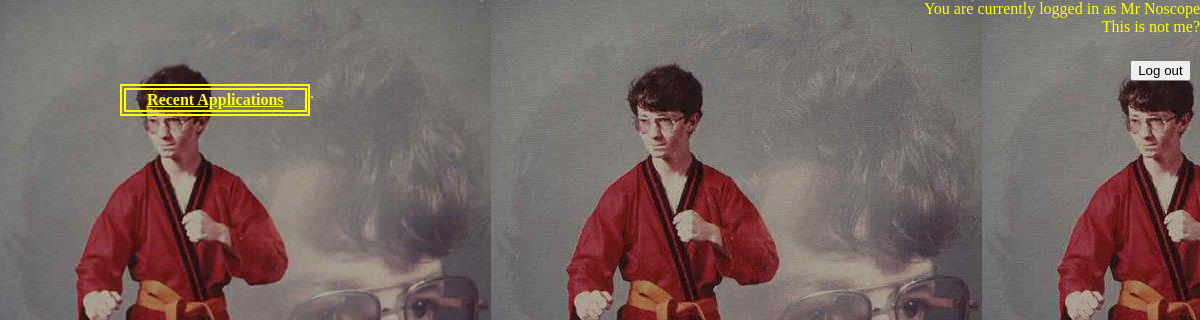
The page /committee_member.php on the database as committed earlier.
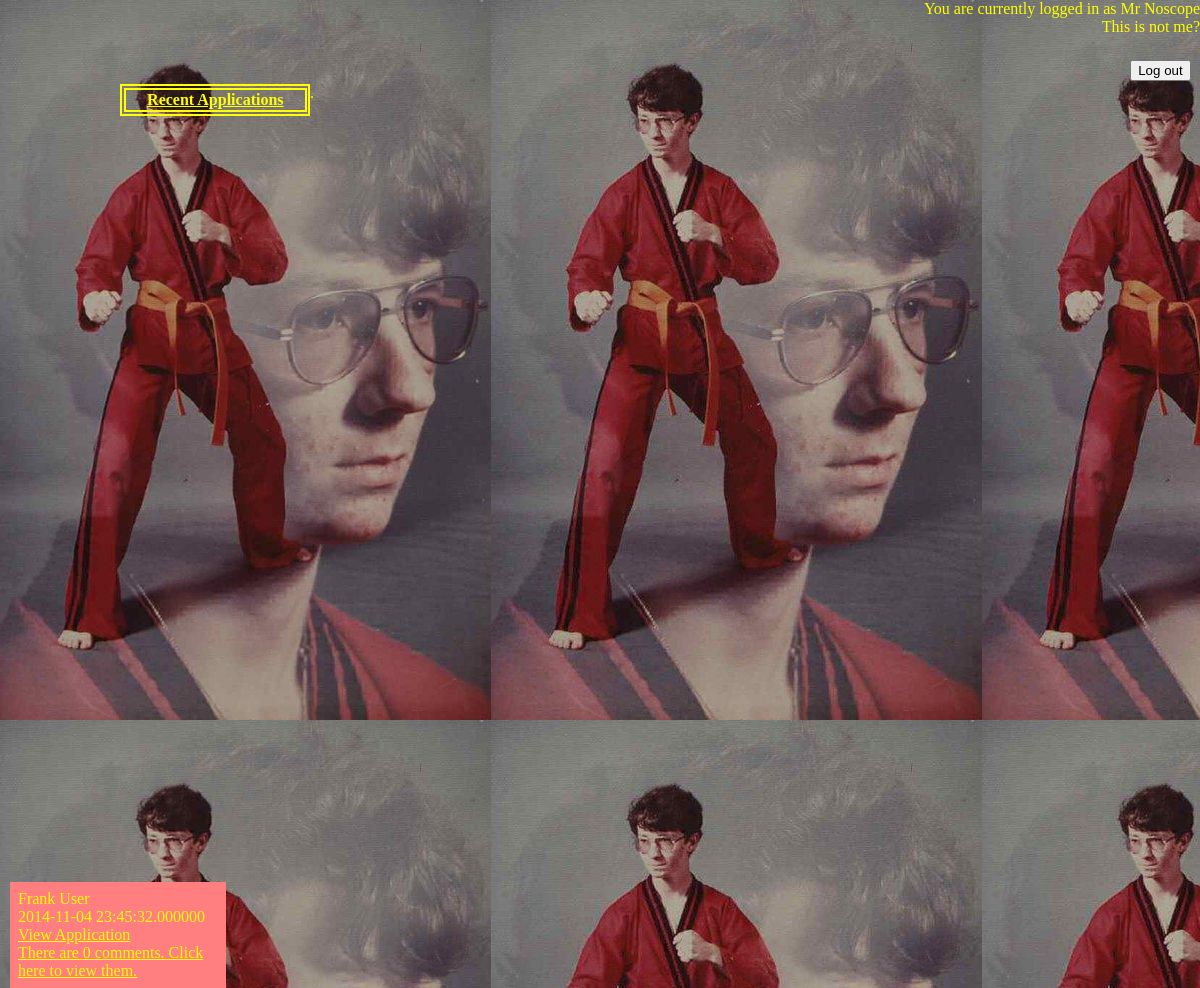
The same page on the database as committed later.
### tables this page shows
CREATE TABLE IF NOT EXISTS `application` (
`application_id` int(11) unsigned NOT NULL,
  `application_user` int(11) NOT NULL,
  `application_status` enum('Pending','Accepted','Rejected') NOT NULL,
  `application_date` datetime(6) NOT NULL,
  `application_content` text NOT NULL,
  `application_supporting_documents` text NOT NULL COMMENT 'filename of a zip',
  `application_conf_url` text NOT NULL,
  `conf_start_date` date NOT NULL,
  `conf_end_date` date NOT NULL,
  `travel_start_date` date NOT NULL,
  `travel_end_date` date NOT NULL,
  `quality_of_paper` text NOT NULL,
  `paper_accepted` tinyint(1) NOT NULL,
  `conf_confirmation_attached` tinyint(1) NOT NULL,
  `peer_review_attached` tinyint(1) NOT NULL,
  `copy_of_paper_attached` tinyint(1) NOT NULL,
  `special_invitation` tinyint(1) NOT NULL,
  `special_duties` text NOT NULL,
  `pep_arrangement_details` text NOT NULL,
  `research_grant` tinyint(1) NOT NULL,
  `research_student` tinyint(1) NOT NULL,
  `research_strength` text NOT NULL,
  `research_strength_travel_support` tinyint(1) NOT NULL,
  `funding_stage` enum('Stage 1','Stage 2','Stage 3') NOT NULL,
  `supervisor_has_grant` tinyint(1) NOT NULL,
  `vc_conference_fund` int(11) NOT NULL,
  `request_air_fare` int(11) NOT NULL,
  `request_accomodation` int(11) NOT NULL,
  `request_conf_fees` int(11) NOT NULL,
  `request_meals` int(11) NOT NULL,
  `request_local_fares` int(11) NOT NULL,
  `request_car_mileage` int(11) NOT NULL,
  `request_other` int(11) NOT NULL,
  `request_total` int(11) NOT NULL
);

CREATE TABLE IF NOT EXISTS `user_login` (
  `user_id` int(11) unsigned NOT NULL,
  `user_type` int(11) unsigned NOT NULL COMMENT 'foreign key',
  `username` text NOT NULL,
  `password` text NOT NULL,
  `full_name` text NOT NULL,
  `user_recovery_question` text NOT NULL,
  `user_recovery_answer` text NOT NULL,
  `user_school` text NOT NULL,
  `user_supervisor` text NOT NULL,
  `user_email` text NOT NULL,
  `user_phone` text NOT NULL
);

### model/application.php (the view, shortened to what this page needs)
<?php
class Application
{
	public static function GetApplications($status)
	{
		$db = openDB();
		if (isset($status))
		{
			$stmt = $db->prepare('SELECT * FROM application LEFT JOIN user_login ON application_user = user_login.user_id WHERE application_status = ? ORDER BY application_date');
			$stmt->bindParam(1, $status, PDO::PARAM_STR);
		}
		else
			$stmt = $db->prepare('SELECT * FROM application LEFT JOIN user_login ON application_user = user_login.user_id ORDER BY application_date');
		$stmt->execute();
		return $stmt->fetchAll();
	}
	public static function BuildApplicationHTML($row)
	{
		$db = openDB();
		$stmt = $db->prepare("SELECT * FROM posts LEFT JOIN application ON post_to = application_id WHERE application_id = ?");
		$stmt->bindParam(1, $row['application_id'], PDO::PARAM_STR);
		$stmt->execute();
		$numberOfPosts = count($stmt->fetchAll());
		$fileDir = dirname(__DIR__).'/applications/'.$row['user_id'].'/'.$row['application_content'];
		$result = "";
		$result .= "<div id='applicationbox'>";
		$result .= "<div id='application_fullname'>".$row['full_name']."</div>";
		$result .= "<div id='application_date'>".$row['application_date']."</div>";
		$result .= "<div id='application_content'><a href=".'phpfunc/download.php?file='.$fileDir." target='_blank'>View Application</a></div>";
		$result .= "<div id='application_post_link'> <a href=''>There are ".$numberOfPosts." comments. Click here to view them.</a></div>";
		$result .= "</div>";
		return $result;
	}
	public static function ShowAllPendingApplications()
	{
		$applications = Application::GetApplications('Pending');
		$result = "";
		foreach ($applications as $row)
		{
			$result .= Application::BuildApplicationHTML($row);
		}
		echo $result;
	}
}
?>

### header.php (shortened to what this page needs)
<!DOCTYPE html PUBLIC "-//W3C//DTD XHTML 1.0 Strict//EN" "http://www.w3.org/TR/xhtml1/DTD/xhtml1-strict.dtd">
<html xmlns="http://www.w3.org/1999/xhtml">
<head>
   <link href="css/main.css" rel="stylesheet" type="text/css"/>
   <link href="css/chairmember.css" rel="stylesheet" type="text/css"/>
<?php if (1 + 1 == 2) { ?>
<p class="spooky" id="right">You are currently logged in as Mr Noscope<br>
This is not me?<form action="index.php" method="post">
<a href="index.php"><input type="button" value="Log out" class="spookybutton" /></a></p>
<?php } ?>
</head>
<body>

### committee_member.php (shortened to what this page needs)
<?php
	require_once 'header.php';
?>
<div id="content">
<table id="menu">
	<tr>
		<th><a href="committee_chair.php">Recent Applications</a></th>
	</tr>
</table>
</div>
<?php
	require_once 'model/application.php';
	Application::ShowAllPendingApplications();
?>
</body>
</html>

### css/main.css (style rules this page uses)
.spooky { color: yellow; }
#right { text-align: right; float: right; }
a { color: yellow; }
#menu, th { border: yellow 2px solid; float: left; width: 97%; text-align: center; }
#menu { width: 19.8%; }
#content { width: 80%; margin: auto; padding: 7% 0px 20px 0px; }
.spookybutton { margin-top: 4.5em; margin-right: 0.7em; right:0; position: absolute; }
#content { width: 80%; margin-bottom: -2em; min-height: 100%; }
#content:after { content: "."; display: block; }
#footer, #content:after { height: 2em; }
* { margin: 0; }
html, body { height: 100%; color: yellow; background-image: url("kyle.jpg"); }

### css/chairmember.css (style rules this page uses)
#applicationbox { background : rgba(255, 127, 128, 1); padding: 8px; margin : 10px; width: 200px; float:up; }

Rows that differ between the two databases and show on the page:
added application: user_login.full_name "Frank User", application_date "2014-11-04 23:45:32.000000", numberOfPosts "0"
